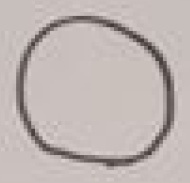
#> input picture test/0.jpg, 190 x 183 px
$ python -i webDetect.py   (imports and definitions only)   (Python 2 division)   (older library calls are emulated)
#> lines starting #> are read from the running program, lines starting #| are printed output that depends on the picture; after the words box and inside, x2 and y2 are one past the last pixel; in counts of white or black regions, pixels touching at a corner belong together
### identifyElement.py
import cv2
import numpy as np

minSize = 500

def isCircle(img):
	#cv2.imshow('s',img)
	#cv2.waitKey(0)
	#img = cv2.cvtColor(img,cv2.COLOR_GRAY2BGR)
	img = cv2.medianBlur(img,5)
	circles = cv2.HoughCircles(img,cv2.HOUGH_GRADIENT,1,20,param1=70,param2=50,minRadius=50,maxRadius=300)
	if circles is not None:
		return True

	return False

def countLines(edges, img):
	minLineLength = 30
	maxLineGap = 10
	lines = cv2.HoughLinesP(edges,1,np.pi/180,15,minLineLength,maxLineGap)

	if len(lines) < 100:
		return None

	# The below for loop runs till r and theta values
	# are in the range of the 2d array
	vertCnt = 0
	horCnt = 0

	for x in range(0, len(lines)):
	    for x1,y1,x2,y2 in lines[x]:

		if abs(x2-x1) < abs(y2-y1):
			# This is vertical
			vertCnt+=1
			#print 'Vertical'
		else:
			horCnt+=1
			# [8 lines of commented-out code are left out]
	if vertCnt > horCnt:
		return 'vertical'
	return 'horizontal'


def getElement(img):
	imgray = img
	# Apply edge detection method on the image
	edges = cv2.Canny(imgray,50,150,apertureSize = 3)

	linePos =  countLines(edges,img)

	if linePos is not None:
		if linePos == 'horizontal':
			return 'Main text content'
		elif linePos == 'vertical':
			return 'Navigation Bar'

	#thresh = cv2.adaptiveThreshold(imgray,255,cv2.ADAPTIVE_THRESH_GAUSSIAN_C,cv2.THRESH_BINARY,11,2)
	thresh = edges
	im2, contours, hierarchy = cv2.findContours(thresh,cv2.RETR_TREE,cv2.CHAIN_APPROX_SIMPLE)
	contours = sorted(contours, key = cv2.contourArea, reverse = True)[:3]

	for cnt in contours:
		area = cv2.contourArea(cnt)

		if area < minSize:
			continue

		(x,y,w,h) = cv2.boundingRect(cnt)

		# We shouldn't need this code, this is a cheap hack
		'''
		cv2.imwrite('0.png',img)
		cv2.rectangle(img,(x,y),(x+w,y+h),(0,255,0),2)
		print abs(w-x)
		print abs(h-y)
		cv2.imshow('sdf', img)
		cv2.waitKey(0)
		exit()
		if abs(w-x) > 3*abs(h-y):
			return 'Navigation Bar'
		'''


		aspectRatio = w / float(h)

		extent = area/float(w*h)

		hull = cv2.convexHull(cnt)
		hullArea = cv2.contourArea(hull)
		solidity = area/float(hullArea)

		#cv2.rectangle(img,(x,y),(x+w,y+h),(0,255,0),2)
		'''
		print 'area: ', area
		print 'aspect ratio: ', aspectRatio
		print 'extent: ', extent
		print 'solidity: ', solidity
		'''

		if isCircle(img):
			return 'circle'

		if solidity < 0.05 and extent < 0.1:
			return 'I'
		elif solidity < 0.2:
			return 'triangle'
		elif solidity < 0.6:
			return 'X'
		elif solidity < 1.2:
			return 'triangle'
		else:
			return 'Unknown'
		'''
		hullDr = []
		for i in range(len(contours)):
		    # creating convex hull object for each contour
		    hullDr.append(cv2.convexHull(cnt[i], False))

		cv2.drawContours(img, cnt, -1,(0,0,255),-1)
		cv2.drawContours(img, hullDr, -1,(255,0,0),-1)
		'''

	return 'Undefined'

### webDetect.py
import cv2
import imutils
import identifyElement as ie

bInd = 5


cntList = []

def insideExistingBox(cnt):
	x,y,w,h = cv2.boundingRect(cnt)
	for cntCmp in cntList:
		#xCmp,yCmp,wCmp,hCmp = cv2.boundingRect(cntCmp)
		xCmp,yCmp,wCmp,hCmp = cntCmp
		if x > xCmp and y > yCmp and x+w < xCmp+wCmp and y+h < yCmp+hCmp:
			return True

	return False

def translateElement(element):
	if element.upper() == 'X':
		return "personalInfo"
	elif element == 'triangle':
		return "share"
	elif element == 'circle':
		return "share"
	elif element.upper() == 'I':
		return "images"

	return None

def runDetector(imgPath):
	# [6 lines of commented-out code are left out]
	img = cv2.imread(imgPath,0)
#> img: shape (183, 190); min 50, max 214, mean 183.9

	img = imutils.resize(img, width=1400)
#> img: shape (1348, 1400)
	resImg = cv2.imread(imgPath)
#> resImg is the input picture: shape (183, 190, 3); mean B, G, R 178.7, 181.1, 190.8
	resImg = imutils.resize(resImg, width=1400)
#> resImg: shape (1348, 1400, 3)
	origImg = img.copy()

	imgH, imgW = img.shape[0], img.shape[1]
#> imgH = 1348; imgW = 1400

	imgray = img
	#imgray = cv2.cvtColor(img,cv2.COLOR_BGR2GRAY)

	imgray = cv2.GaussianBlur(imgray,(9,9),0)
	#imgray = cv2.medianBlur(imgray,3)

	#ret,thresh = cv2.threshold(imgray,127,255,0)
	#thresh = cv2.Canny(img,100,300)
	thresh = cv2.adaptiveThreshold(imgray,255,cv2.ADAPTIVE_THRESH_GAUSSIAN_C,cv2.THRESH_BINARY,11,2)
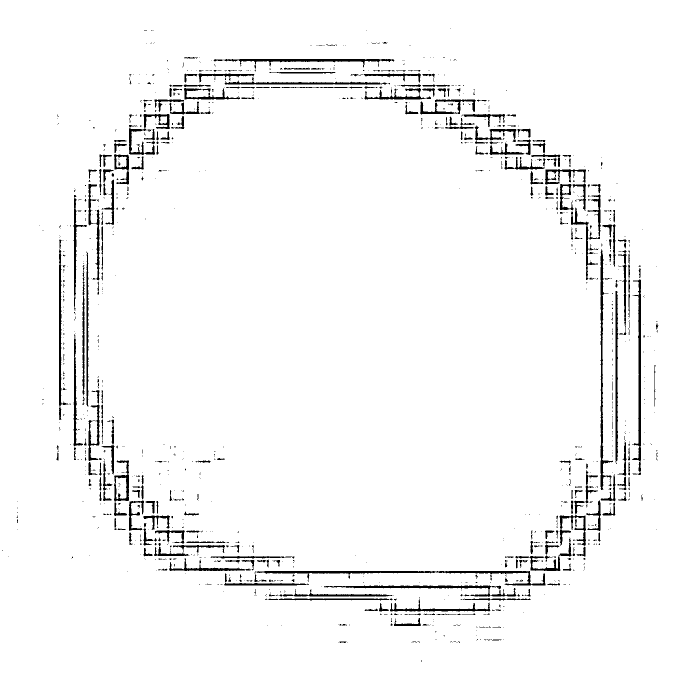
#> thresh: shape (1348, 1400) (shown at 1/2 size); 96.5% white; 1254 black regions (974 under 20 px)
	im2, contours, hierarchy = cv2.findContours(thresh,cv2.RETR_TREE,cv2.CHAIN_APPROX_SIMPLE)
#> contours = 1723 contours, 1323 with area under 20; largest, box (x1, y1, x2, y2) and area: (0, 0, 1400, 1348) 1884453, (513, 1141, 1092, 1172) 3547, (1200, 497, 1227, 981) 2714, (1263, 558, 1283, 951) 2440, (446, 117, 790, 139) 2126

	contours = sorted(contours, key = cv2.contourArea, reverse = True)[:20]
#> contours = 20 contours; largest, box (x1, y1, x2, y2) and area: (0, 0, 1400, 1348) 1884453, (513, 1141, 1092, 1172) 3547, (1200, 497, 1227, 981) 2714, (1263, 558, 1283, 951) 2440, (446, 117, 790, 139) 2126


	jsonStr = '{"position":{'
	elementList = []
	for cnt in contours:
		area = cv2.contourArea(cnt)
		x,y,w,h = cv2.boundingRect(cnt)
		if area < 100 or (imgH == h and imgW == w):
			continue

		if insideExistingBox(cnt):
			continue

		cntList.append((x,y,w,h))


		areaDiff = abs(imgW*imgH - (w-x)*(h-y))

		if areaDiff > 0.01:
			cv2.rectangle(resImg,(x-bInd,y-bInd),(x+w+bInd,y+h+bInd),(0,255,0),2)
		element = ie.getElement(origImg[y-bInd:y+h+bInd, x-bInd:x+w+bInd])

		pos = None
		if h < imgH/4 and y < imgH/4:
			# Located at the top
			pos = 'top'
		elif h > imgH - (imgH/5) and y > imgH - (imgH/5):
			# Located at the bottom
			pos = 'bottom-center'

		elif x > imgW-(imgW/4):
			pos = 'right'
		elif w < imgW/4:
			pos = 'left'
		elif w > imgW/4 and w < imgW-(imgW/5):
			pos = 'center'

		if element is not None and pos is not None:
			if translateElement(element) is not None:
				element = translateElement(element)
				jsonStr += '"'+element+'": "'+pos+'",'
			else:
				jsonStr += '"'+element+'": "'+pos+'",'

			elementList.append((element, pos))


			print element
			print 'Located on ' + pos


			#cv2.imshow('test',origImg[y-bInd:y+h+bInd, x-bInd:x+w+bInd])
			#cv2.imwrite('0.png',origImg[y-bInd:y+h+bInd, x-bInd:x+w+bInd])
			#cv2.waitKey(0)

			print '\n\n\n\n'
#> this loop made 20 passes
#> (printed output is left out)
#> pass 2, in getElement, `imgray = img`:
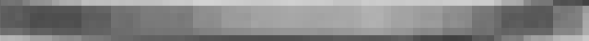
#> imgray: shape (41, 589); min 64, max 211, mean 133.4
#> pass 2, in getElement, `edges = cv2.Canny(imgray,50,150,apertureSize = 3)`:
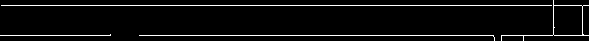
#> edges: shape (41, 589); 5.1% white in thin lines or dots
#> pass 3, in getElement (call 2), `imgray = img`:
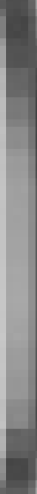
#> imgray: shape (494, 37); min 64, max 200, mean 134.8
#> after the loop:
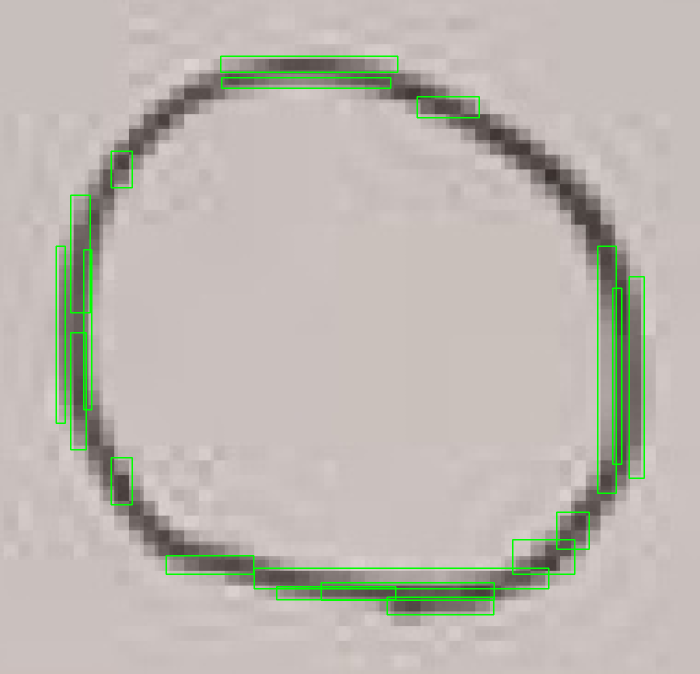
#> resImg: shape (1348, 1400, 3) (shown at 1/2 size); mean B, G, R 176.3, 183.3, 188.1
#> after the loop, cntList = 19 items, first 6: (513, 1141, 579, 31), (1200, 497, 27, 484), (1263, 558, 20, 393), (446, 117, 344, 22), (647, 1170, 336, 25), (227, 920, 32, 84); elementList = 19 items, first 6: ('personalInfo', 'center'), ('personalInfo', 'right'), ('share', 'right'), ('share', 'top'), ('Undefined', 'left'), ('personalInfo', 'left')
	print "photojson before ******************** ",jsonStr
#> (printed output is left out)
	k = jsonStr.rfind(",")
#> k = 391
	jsonStr = jsonStr[:k] +  jsonStr[k+1:]
	#jsonStr = jsonStr.replace(jsonStr[len(jsonStr)-2], '')

	#print elementList
	jsonStr += "}}"

	print "photojson ******************** ",jsonStr
#> (printed output is left out)

	#cv2.imshow('s',thresh)
	#cv2.imshow('test',resImg)
	#cv2.waitKey(0)


	return jsonStr
'''
if __name__ == "__main__":
	main()
'''


#runDetector()

>>> result = runDetector('test/0.jpg')

$ run again, on test/1.jpg
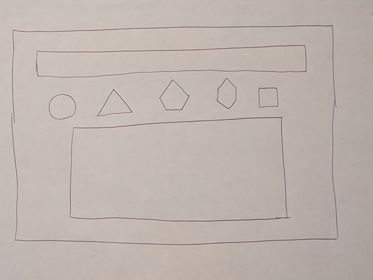
#> input picture test/1.jpg, 373 x 280 px
#> in runDetector, resImg is the input picture: shape (280, 373, 3); mean B, G, R 174, 179.7, 190.3
#> in runDetector, `thresh = cv2.adaptiveThreshold(imgray,255,cv2.ADAPTIVE_THRESH_GAUSSIAN..`:
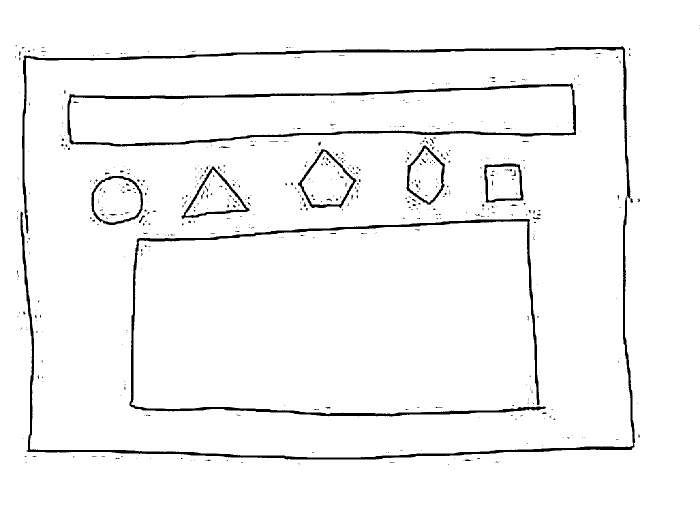
#> thresh: shape (1050, 1400) (shown at 1/2 size); 96.3% white; 630 black regions (587 under 20 px)
#> in runDetector, `im2, contours, hierarchy = cv2.findContours(thresh,cv2.RETR_TREE,cv2.C..`: contours = 749 contours, 639 with area under 20; largest, box (x1, y1, x2, y2) and area: (0, 0, 1400, 1050) 1467551, (258, 437, 1093, 834) 13924, (134, 165, 1153, 294) 13160, (40, 392, 1272, 920) 12698, (43, 91, 1262, 469) 10978
#> in runDetector, `contours = sorted(contours, key = cv2.contourArea, reverse = True)[:20]`: contours = 20 contours; largest, box (x1, y1, x2, y2) and area: (0, 0, 1400, 1050) 1467551, (258, 437, 1093, 834) 13924, (134, 165, 1153, 294) 13160, (40, 392, 1272, 920) 12698, (43, 91, 1262, 469) 10978
#> the loop in runDetector, `for cnt in contours:` made 20 passes
#> (area, areaDiff, element, pos) on passes 2 to 3: (13924, 1493080, 'Main text content', 'center'), (13160, 1501860, 'Undefined', 'top')
#> (printed output is left out)
#> after the loop in runDetector, `for cnt in contours:`:
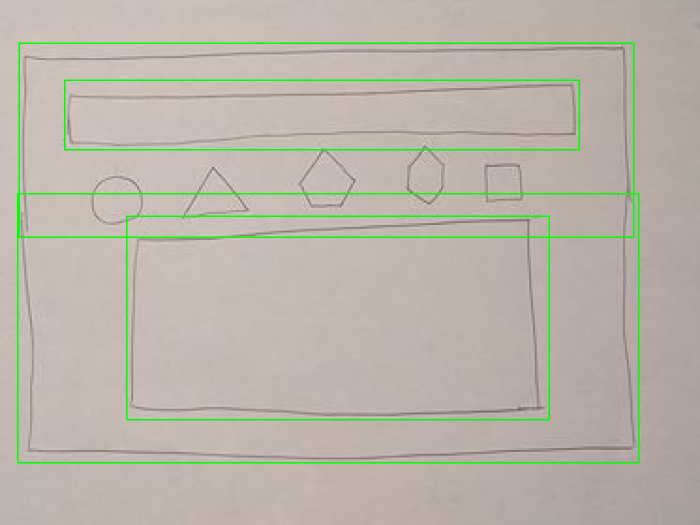
#> resImg: shape (1050, 1400, 3) (shown at 1/2 size); mean B, G, R 169.8, 181.4, 185.8
#> after the loop in runDetector, `for cnt in contours:`: cntList = [(258, 437, 835, 397), (134, 165, 1019, 129), (40, 392, 1232, 528), (43, 91, 1219, 378)]; elementList = [('Main text content', 'center'), ('Undefined', 'top')]
#| photojson before ********************  {"position":{"Main text content": "center","Undefined": "top",
#> k = 61
#| photojson ********************  {"position":{"Main text content": "center","Undefined": "top"}}

$ run again, on test/2.jpg
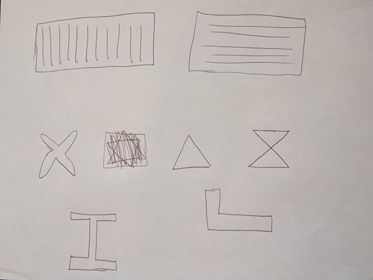
#> input picture test/2.jpg, 373 x 280 px
#> in runDetector, resImg is the input picture: shape (280, 373, 3); mean B, G, R 181.4, 185, 191.6
#> in runDetector, `thresh = cv2.adaptiveThreshold(imgray,255,cv2.ADAPTIVE_THRESH_GAUSSIAN..`:
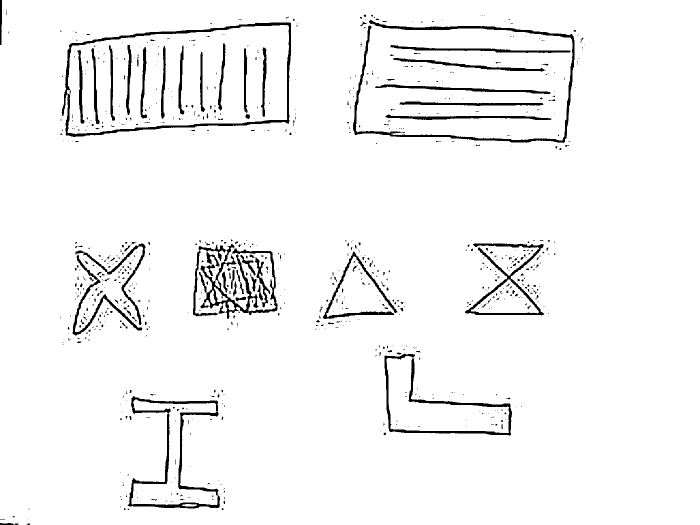
#> thresh: shape (1050, 1400) (shown at 1/2 size); 95.9% white; 912 black regions (823 under 20 px)
#> in runDetector, `im2, contours, hierarchy = cv2.findContours(thresh,cv2.RETR_TREE,cv2.C..`: contours = 1101 contours, 919 with area under 20; largest, box (x1, y1, x2, y2) and area: (0, 0, 1400, 1050) 1467092, (929, 486, 1089, 632) 8558, (122, 44, 583, 275) 7662, (705, 39, 1150, 287) 7538, (254, 791, 441, 1018) 6438
#> in runDetector, `contours = sorted(contours, key = cv2.contourArea, reverse = True)[:20]`: contours = 20 contours; largest, box (x1, y1, x2, y2) and area: (0, 0, 1400, 1050) 1467092, (929, 486, 1089, 632) 8558, (122, 44, 583, 275) 7662, (705, 39, 1150, 287) 7538, (254, 791, 441, 1018) 6438
#> the loop in runDetector, `for cnt in contours:` made 20 passes
#> (area, areaDiff) on passes 3 to 4: (7662, 1406607), (7538, 1524340)
#> (printed output is left out)
#> after the loop in runDetector, `for cnt in contours:`:
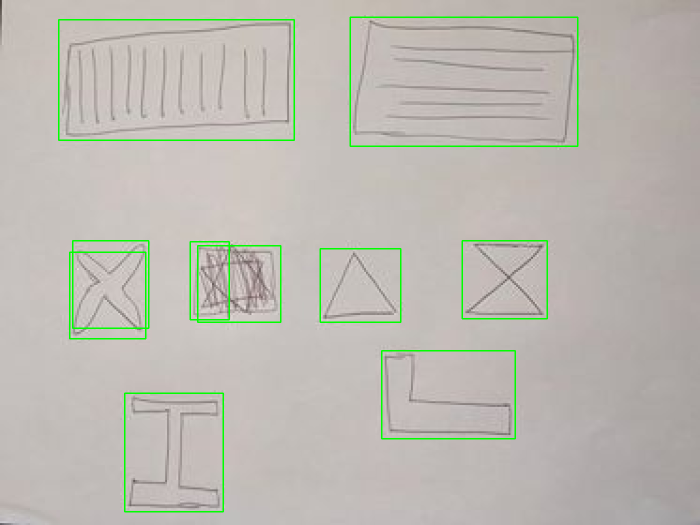
#> resImg: shape (1050, 1400, 3) (shown at 1/2 size); mean B, G, R 178.3, 186.1, 188.3
#> after the loop in runDetector, `for cnt in contours:`: cntList = [(929, 486, 160, 146), (122, 44, 461, 231), (705, 39, 445, 248), (254, 791, 187, 227), (400, 496, 156, 143), (768, 706, 257, 166), (645, 502, 151, 137), (144, 509, 142, 163), (150, 486, 142, 165), (385, 488, 68, 146)]; elementList = [('personalInfo', 'left'), ('Navigation Bar', 'top'), ('Main text content', 'top'), ('images', 'left'), ('personalInfo', 'left'), ('Undefined', 'left'), ('share', 'left'), ('share', 'left'), ('share', 'left'), ('personalInfo', 'left')]
#> (printed output is left out)
#> k = 217
#> (printed output is left out)

$ run again, on test/3.jpg
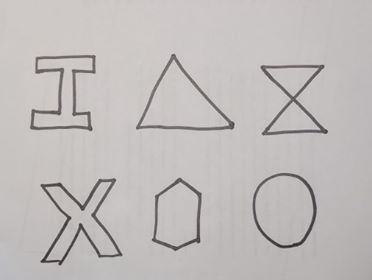
#> input picture test/3.jpg, 372 x 280 px
#> in runDetector, resImg is the input picture: shape (280, 372, 3); mean B, G, R 186.6, 187.9, 192.2
#> in runDetector, `thresh = cv2.adaptiveThreshold(imgray,255,cv2.ADAPTIVE_THRESH_GAUSSIAN..`:
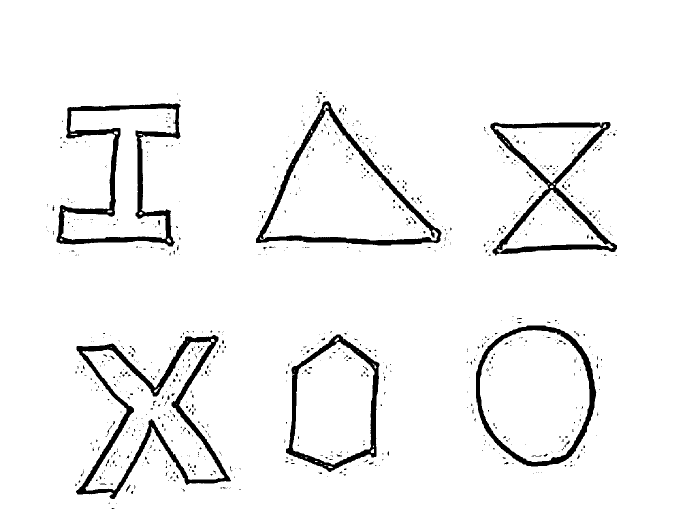
#> thresh: shape (1053, 1400) (shown at 1/2 size); 95.2% white; 895 black regions (843 under 20 px)
#> in runDetector, `im2, contours, hierarchy = cv2.findContours(thresh,cv2.RETR_TREE,cv2.C..`: contours = 1149 contours, 992 with area under 20; largest, box (x1, y1, x2, y2) and area: (0, 0, 1400, 1053) 1471748, (511, 201, 884, 492) 54460, (951, 650, 1194, 934) 53838, (151, 669, 463, 999) 46730, (960, 660, 1179, 924) 45092
#> in runDetector, `contours = sorted(contours, key = cv2.contourArea, reverse = True)[:20]`: contours = 20 contours; largest, box (x1, y1, x2, y2) and area: (0, 0, 1400, 1053) 1471748, (511, 201, 884, 492) 54460, (951, 650, 1194, 934) 53838, (151, 669, 463, 999) 46730, (960, 660, 1179, 924) 45092
#> the loop in runDetector, `for cnt in contours:` made 20 passes
#> (area, areaDiff, element, pos) on pass 2: (54460, 1486620, 'share', 'center')
#> (printed output is left out)
#> after the loop in runDetector, `for cnt in contours:`:
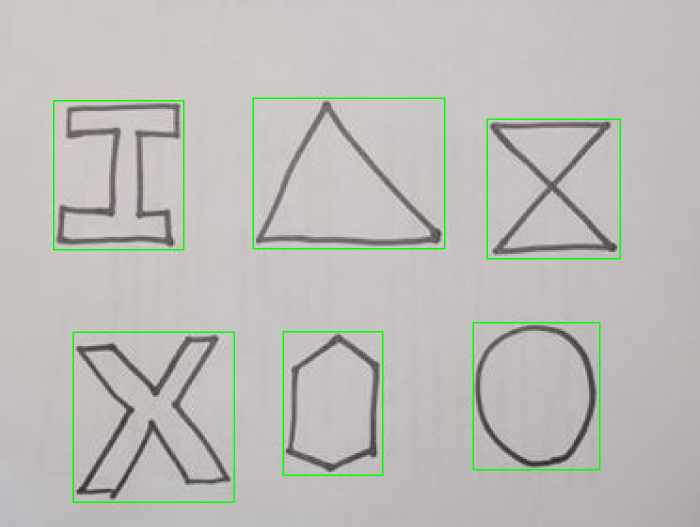
#> resImg: shape (1053, 1400, 3) (shown at 1/2 size); mean B, G, R 183.9, 188.8, 189.4
#> after the loop in runDetector, `for cnt in contours:`: cntList = [(511, 201, 373, 291), (951, 650, 243, 284), (151, 669, 312, 330), (112, 206, 250, 288), (571, 668, 189, 277), (979, 243, 256, 269)]; elementList = [('share', 'center'), ('share', 'left'), ('personalInfo', 'left'), ('share', 'left'), ('share', 'left'), ('personalInfo', 'left')]
#| photojson before ********************  {"position":{"share": "center","share": "left","personalInfo": "left","share": "left","share": "left","personalInfo": "left",
#> k = 124
#| photojson ********************  {"position":{"share": "center","share": "left","personalInfo": "left","share": "left","share": "left","personalInfo": "left"}}
